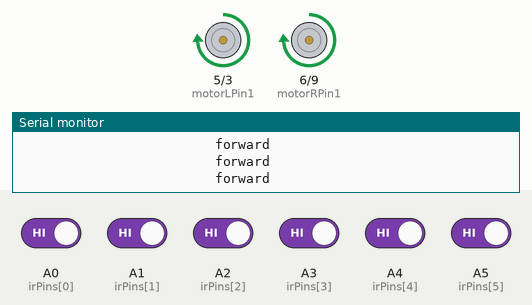
Simulated run of this sketch. Board: Arduino Uno, built with avr-gcc and run on an emulated ATmega328P. On the bench: motor-driver pin pairs drawn as motors (green arrow = first pin HIGH = forward, orange = second pin HIGH = backward, longer = more drive), the last lines printed to the serial monitor. The test bench sets the inputs (shaded band); at power-on: A0 (irPins[0]), A1 (irPins[1]), A2 (irPins[2]), A3 (irPins[3]), A4 (irPins[4]), A5 (irPins[5]) HIGH.

Above: at 1.2 s.
1.3 s: A0 (irPins[0]) driven LOW
At 2.1 s:
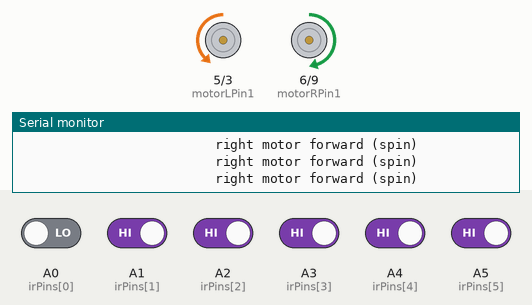
2.8 s: A5 (irPins[5]) driven LOW
At 3.9 s:
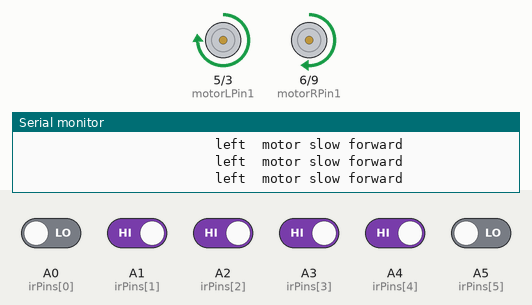
4.3 s: A1 (irPins[1]) driven LOW
At 5.5 s:
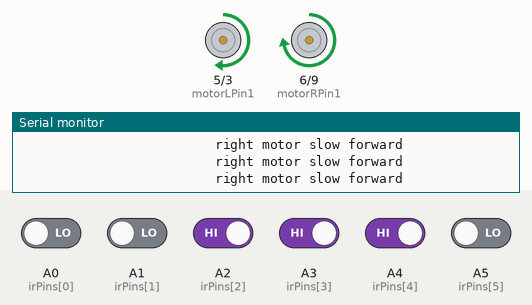
5.8 s: A4 (irPins[4]) driven LOW
At 6.6 s:
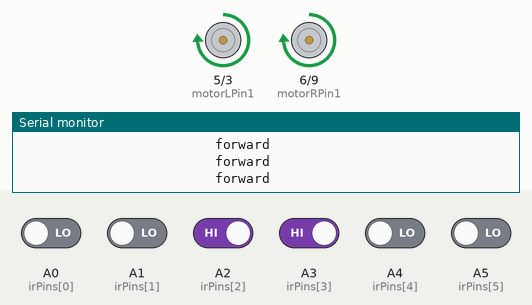
8.8 s: A3 (irPins[3]) driven LOW
At 10.2 s:
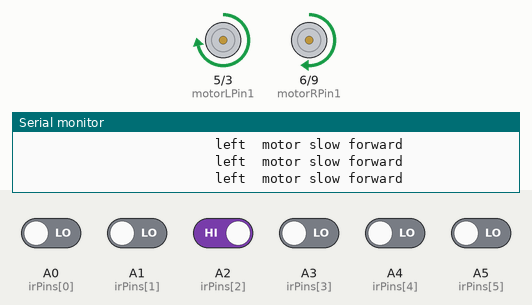
11.8 s: A2 (irPins[2]) driven LOW
At 12.3 s:
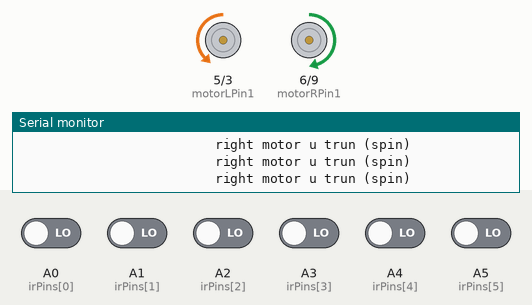
Timing chart, 0 to 14.8 s (numbered marks = the images above; inputs shaded):
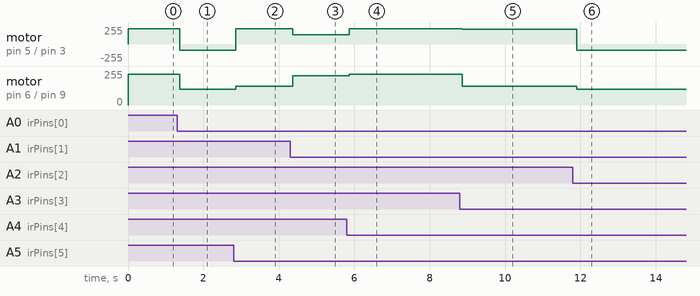

Measured:
- after the input at 1.3 s, motor on pin 5 (motorLPin1) / pin 3 (motorLPin2): forward 230/255 → backward 90/255 after 0.07 s; motor on pin 6 (motorRPin1) / pin 9 (motorRPin2): forward 230/255 → forward 120/255 after 0.07 s
- after the input at 2.8 s, motor on pin 5 (motorLPin1) / pin 3 (motorLPin2): backward 90/255 → forward 230/255 after 0.06 s; motor on pin 6 (motorRPin1) / pin 9 (motorRPin2): forward 120/255 → forward 140/255 after 0.06 s
- after the input at 4.3 s, motor on pin 5 (motorLPin1) / pin 3 (motorLPin2): forward 230/255 → forward 140/255 after 0.07 s; motor on pin 6 (motorRPin1) / pin 9 (motorRPin2): forward 140/255 → forward 220/255 after 0.07 s
- after the input at 5.8 s, motor on pin 5 (motorLPin1) / pin 3 (motorLPin2): forward 140/255 → forward 230/255 after 0.07 s; motor on pin 6 (motorRPin1) / pin 9 (motorRPin2): forward 220/255 → forward 230/255 after 0.07 s
- after the input at 8.8 s, motor on pin 5 (motorLPin1) / pin 3 (motorLPin2): forward 230/255 → forward 220/255 after 0.07 s; motor on pin 6 (motorRPin1) / pin 9 (motorRPin2): forward 230/255 → forward 140/255 after 0.07 s
- after the input at 11.8 s, motor on pin 5 (motorLPin1) / pin 3 (motorLPin2): forward 220/255 → backward 90/255 after 0.10 s; motor on pin 6 (motorRPin1) / pin 9 (motorRPin2): forward 140/255 → forward 120/255 after 0.10 s

The sketch:

bot_bit2.ino
```cpp
const int motorRPin1 = 6; // motor +
const int motorRPin2 = 9;  // motor -
const int motorLPin1 = 5; // +
const int motorLPin2 = 3; // -

int motorLSpeed = 255;//speed full left
int motorRSpeed = 255;//speed full right
int slow = 140;   // speed slow

const int irPins[6] = {A0, A1, A2, A3, A4, A5}; //pin dif
int irSensorDigital[6] = {0,0,0,0,0,0};// array variabale
int i,j = 0; // for loop
int irSensors = B000000; // bit dif.


void setup()
{
  pinMode(motorLPin1,OUTPUT);   //M
  pinMode(motorLPin2,OUTPUT);   //O
  pinMode(motorRPin1,OUTPUT);   //T
  pinMode(motorRPin2,OUTPUT);   //O
                                //
  for (int i = 0; i <= 5; i++)//input from IR array
  {pinMode(irPins[i], INPUT);}

Serial.begin(9600); // Starts the serial communication
}

void loop() {
      scan();
     check();
}

void check( )
{
     switch (irSensors) {

     case B000000:
     ut();
     break;

     case B100000:
     rightS();
     break;

     case B010000:
     ri();
     break;

     case B001000:
     ri;
     break;

     case B000100:
     le();
     break;

     case B000010:
     le();
     break;

     case B000001:
     leftS();
     break;

     case B110000:
     ri();
     break;

     case B011000:
     ri();
     break;

     case B001100:
     go();
     break;

     case B000110:
     le();
     break;

     case B000011:
     le();
     break;

     case B111000:
     rightS();
     break;

     case B011100:
     ri();
     break;

     case B001110:
     le();
     break;

     case B000111:
     leftS();
     break;

     case B111100:
     rightS();
     break;

     case B011110:
     le();
     break;

     case B001111:
     leftS();
     break;

     case B111110:
     rightS();
     break;

     case B011111:
     leftS();
     break;

     case B111111:
     go();
     break;

     default:

     Serial.print("Unhandled case: ");

     }
}

void ut()

{
     Serial.println("                         right motor u trun (spin)");
     analogWrite(motorRPin1, 120);
     analogWrite(motorRPin2, 0);
     analogWrite(motorLPin1, 0);
     analogWrite(motorLPin2, 80);

}
void rightS()

{
     Serial.println("                         right motor forward (spin)");
     analogWrite(motorRPin1, 120);
     analogWrite(motorRPin2, 0);
     analogWrite(motorLPin1, 0);
     analogWrite(motorLPin2, 90);

}

void ri() //slow forward right

{
     Serial.println("                         right motor slow forward ");
     analogWrite(motorRPin1, 220);
     analogWrite(motorRPin2, 0);
     analogWrite(motorLPin1, 140);
     analogWrite(motorLPin2, 0);

}

void leftS()  //turn left
{
     Serial.println("                         left  motor forward (spin)");
     analogWrite(motorRPin1, 0);
     analogWrite(motorRPin2, 90);
     analogWrite(motorLPin1, 150);
     analogWrite(motorLPin2, 0);

}
void le()  //slow forward left
{
     Serial.println("                         left  motor slow forward ");
     analogWrite(motorRPin1, 140);
     analogWrite(motorRPin2, 0);
     analogWrite(motorLPin1, 220);
     analogWrite(motorLPin2, 0);

}
void go()  // forward
{
     Serial.println("                         forward ");
     analogWrite(motorRPin1, 230);
     analogWrite(motorRPin2, 0);
     analogWrite(motorLPin1, 230);
     analogWrite(motorLPin2, 0);

}

void stopme()  //stop
{
     Serial.println("                         stop");
     analogWrite(motorRPin1, 0);
     analogWrite(motorRPin2, 0);
     analogWrite(motorLPin1, 0);
     analogWrite(motorLPin2, 0);

}


void scan()//Scan IR white and black
{
  for ( byte count = 0; count <= 5;count++ )
{
  bitWrite(irSensors, count, digitalRead( irPins[count] ));
}
}
```
